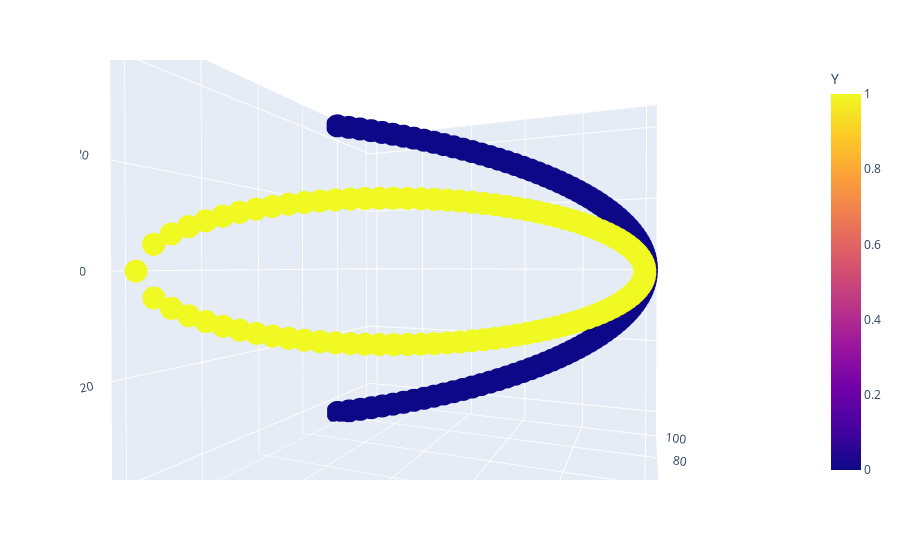

The cell this chart's notebook holds for it:
### Code cell
import plotly.express as px
import plotly.express as px
fig = px.scatter_3d(df, x='X1_Square', y='X2_Square', z='X1*X2',
              color='Y')
fig.show()
plt.show()

### Figure 1 — Plotly figure (JSON) as saved in the notebook; plotly's stock layout.template omitted (floating-point values rounded to 4 significant figures; data arrays with more than 128 entries replaced by an {"elided": "..."} marker saying what was removed)
{"data": [{"hovertemplate": "X1_Square=%{x}<br>X2_Square=%{y}<br>X1*X2=%{z}<br>Y=%{marker.color}<extra></extra>", "legendgroup": "", "marker": {"color": {"elided": "400 int values"}, "coloraxis": "coloraxis", "symbol": "circle"}, "mode": "markers", "name": "", "scene": "scene", "showlegend": false, "type": "scatter3d", "x": {"elided": "400 float values"}, "y": {"elided": "400 float values"}, "z": {"elided": "400 float values"}}], "layout": {"autosize": true, "coloraxis": {"colorbar": {"title": {"text": "Y"}}, "colorscale": [[0, "#0d0887"], [0.1111, "#46039f"], [0.2222, "#7201a8"], [0.3333, "#9c179e"], [0.4444, "#bd3786"], [0.5556, "#d8576b"], [0.6667, "#ed7953"], [0.7778, "#fb9f3a"], [0.8889, "#fdca26"], [1, "#f0f921"]]}, "legend": {"tracegroupgap": 0}, "margin": {"t": 60}, "scene": {"aspectmode": "auto", "aspectratio": {"x": 1, "y": 1, "z": 1}, "camera": {"center": {"x": 0, "y": 0, "z": 0}, "eye": {"x": -1.178, "y": -0.4767, "z": 0.008837}, "projection": {"type": "perspective"}, "up": {"x": 0, "y": 0, "z": 1}}, "domain": {"x": [0, 1], "y": [0, 1]}, "xaxis": {"title": {"text": "X1_Square"}, "type": "linear"}, "yaxis": {"title": {"text": "X2_Square"}, "type": "linear"}, "zaxis": {"title": {"text": "X1*X2"}, "type": "linear"}}}}
